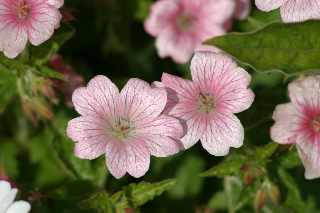
#> input picture MSRC_ObjCategImageDatabase_v2/Images/10_12_s.bmp, 320 x 213 px; its folder holds only this picture in this run
$ python cvpr_computedescriptors.py
#> lines starting #> are read from the running program, lines starting #| are printed output that depends on the picture
### extractDescriptor.py

import numpy as np
import cv2
from utils import create_grid
from skimage.color import rgb2gray
from scipy import ndimage, signal
from skimage.feature import local_binary_pattern, graycomatrix, graycoprops, hog


# [66 lines left out: functions extractRandom, globalColorDescriptor, globalColorHistogram, color_moments, not called in this run]

def lbp(img):

    img = (img * 255).astype(np.uint8)

    gray_image = cv2.cvtColor(img, cv2.COLOR_RGB2GRAY)

    lbp = local_binary_pattern(gray_image, P=16, R=2, method='uniform')

    n_bins = 8*7 + 2  # For uniform LBP with 8 points
    hist, _ = np.histogram(lbp.ravel(), bins=n_bins, range=(0, n_bins), density=True)

    return hist

# [204 lines left out: functions glcm, HOG, SIFT, BRIEF, BRISK, FREAK and 1 more, not called in this run]

class SURF_Descriptor:
    # [11 lines left out: function __init__, not called in this run]

    def create_integral_image(self, image):
        """Create integral image for fast box filter computation"""
        return np.cumsum(np.cumsum(image.astype(float), axis=0), axis=1)

    # [472 lines left out: functions box_filter, compute_hessian_response, detect_keypoints, compute_orientation, compute_descriptor, detect_and_compute and 4 more, not called in this run]

### cvpr_computedescriptors.py
import os
import numpy as np
import cv2
import scipy.io as sio
from extractDescriptor import extractRandom, lbp, BRIEF, FREAK, ORB, globalColorDescriptor, globalColorHistogram, glcm, HOG, process_grid_cells, SURF, SIFT, GIST

DATASET_FOLDER = 'MSRC_ObjCategImageDatabase_v2'
OUT_FOLDER = 'descriptors'
OUT_SUBFOLDER = 'lbp_P16_R2'

# Ensure the output directory exists
os.makedirs(os.path.join(OUT_FOLDER, OUT_SUBFOLDER), exist_ok=True)

# Iterate through all BMP files in the dataset folder
for filename in os.listdir(os.path.join(DATASET_FOLDER, 'Images')):
    if filename.endswith(".bmp"):
        print(f"Processing file {filename}")
        img_path = os.path.join(DATASET_FOLDER, 'Images', filename)
        img = cv2.imread(img_path, cv2.COLOR_BGR2RGB).astype(np.float64) / 255.0  # Normalize the image
        img = cv2.resize(img, (224, 224))
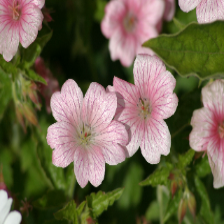
#> img: shape (224, 224, 3) float64; mean B, G, R 0.299, 0.398, 0.429
        fout = os.path.join(OUT_FOLDER, OUT_SUBFOLDER, filename.replace('.bmp', '.mat'))

        # [6 lines of commented-out code are left out]
        F = lbp(img)
#> in lbp, `gray_image = cv2.cvtColor(img, cv2.COLOR_RGB2GRAY)`:
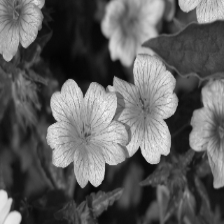
#> gray_image: shape (224, 224); min 2, max 244, mean 94.3
#> in lbp, `lbp = local_binary_pattern(gray_image, P=16, R=2, method='uniform')`:
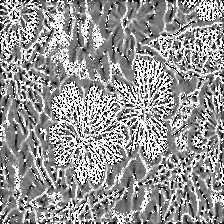
#> lbp: shape (224, 224) float64; min 0, max 17, mean 9.91; drawn with min black and max white
#> in lbp, `hist, _ = np.histogram(lbp.ravel(), bins=n_bins, range=(0, n_bins), de..`: hist = 58 values, max 0.205 at index 17, min 0 at index 18, mean 0.0172
#> F has the same summary as hist in lbp
        # Save the descriptor to a .mat file
        sio.savemat(fout, {'F': F})

$ run again, on MSRC_ObjCategImageDatabase_v2/Images/10_6_s.bmp
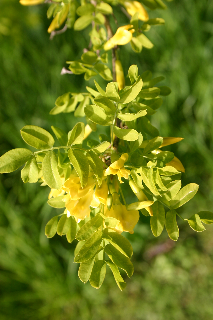
#> input picture MSRC_ObjCategImageDatabase_v2/Images/10_6_s.bmp, 213 x 320 px
#> in lbp, `gray_image = cv2.cvtColor(img, cv2.COLOR_RGB2GRAY)`:
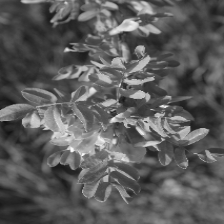
#> gray_image: shape (224, 224); min 18, max 253, mean 91.6
#> in lbp, `lbp = local_binary_pattern(gray_image, P=16, R=2, method='uniform')`:
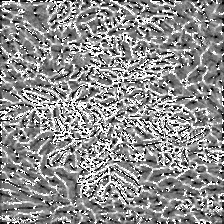
#> lbp: shape (224, 224) float64; min 0, max 17, mean 9.46; drawn with min black and max white
#> hist = 58 values, max 0.159 at index 17, min 0 at index 18, mean 0.0172
#> F has the same summary as hist in lbp

$ run again, on MSRC_ObjCategImageDatabase_v2/Images/10_14_s.bmp
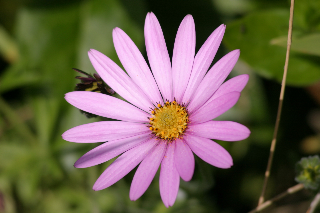
#> input picture MSRC_ObjCategImageDatabase_v2/Images/10_14_s.bmp, 320 x 213 px
#> in lbp, `gray_image = cv2.cvtColor(img, cv2.COLOR_RGB2GRAY)`:
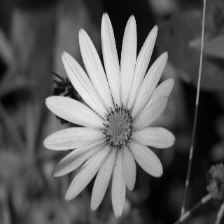
#> gray_image: shape (224, 224); min 0, max 236, mean 92.3
#> in lbp, `lbp = local_binary_pattern(gray_image, P=16, R=2, method='uniform')`:
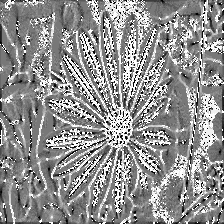
#> lbp: shape (224, 224) float64; min 0, max 17, mean 9.58; drawn with min black and max white
#> hist = 58 values, max 0.216 at index 8, min 0 at index 18, mean 0.0172
#> F has the same summary as hist in lbp
